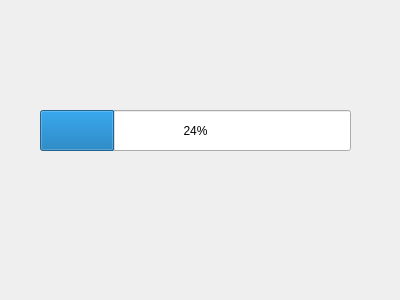
<?xml version="1.0" encoding="UTF-8"?>
<ui version="4.0">
 <class>ObserverDialog</class>
 <widget class="QDialog" name="ObserverDialog">
  <property name="geometry">
   <rect>
    <x>0</x>
    <y>0</y>
    <width>400</width>
    <height>300</height>
   </rect>
  </property>
  <property name="windowTitle">
   <string>Dialog</string>
  </property>
  <widget class="QProgressBar" name="progressBar">
   <property name="geometry">
    <rect>
     <x>40</x>
     <y>110</y>
     <width>311</width>
     <height>41</height>
    </rect>
   </property>
   <property name="value">
    <number>24</number>
   </property>
  </widget>
 </widget>
 <resources/>
 <connections/>
</ui>
